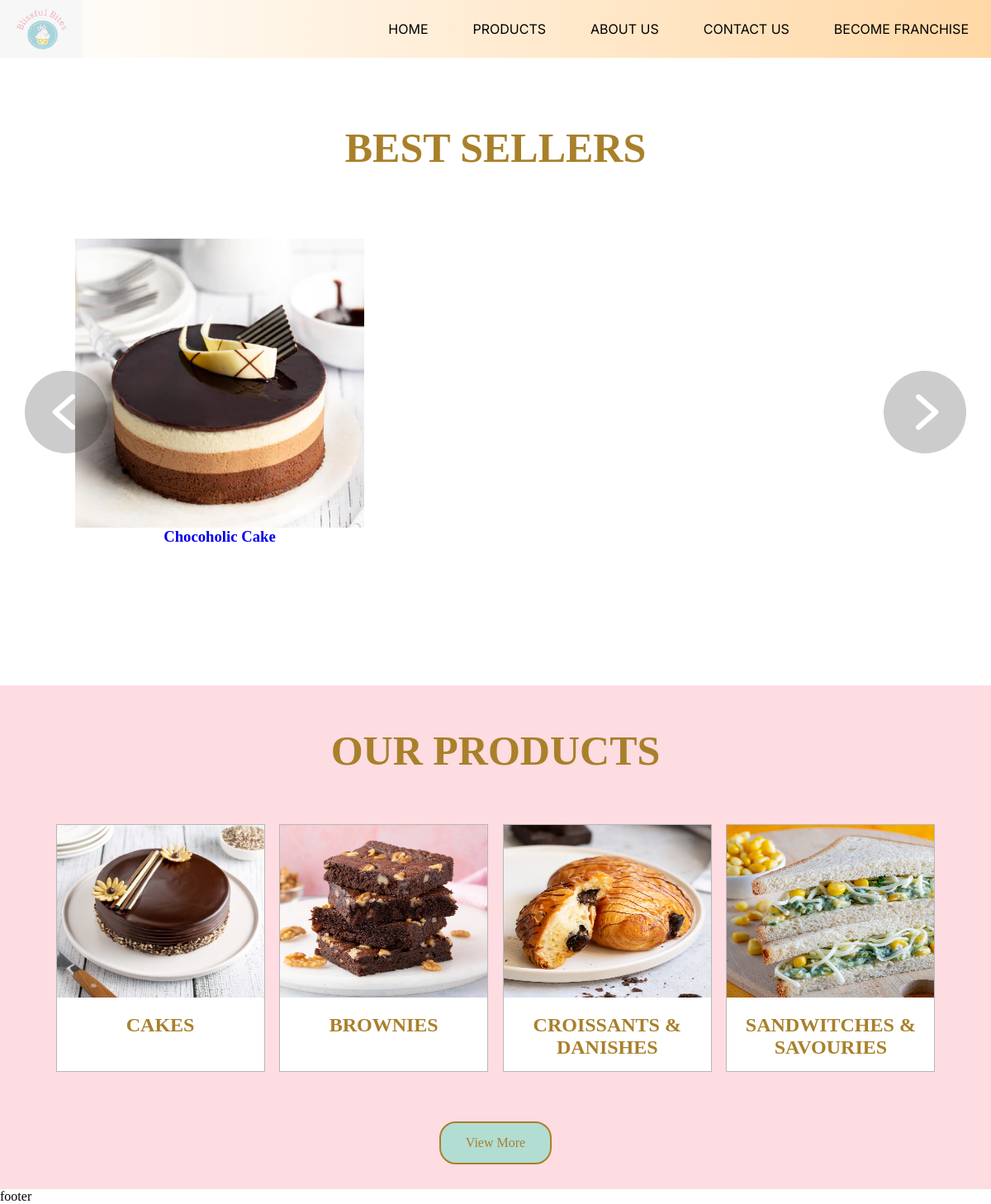
/home/, run on the app's committed database.
### Products/models.py (models this page shows)
class Product(models.Model):
    name = models.CharField(max_length=80)
    price = models.IntegerField()
    category = models.ForeignKey(Category,on_delete=models.CASCADE,default=1)
    description = models.CharField(max_length=300)
    quantity_desc = models.CharField(max_length=30,default="1pc")
    product_image = models.ImageField(upload_to="products/",max_length=300,null=True,default=None)

class Category(models.Model):
    name = models.CharField(max_length=50,primary_key=True)
    thumbnail_image = models.ImageField(upload_to="categories/",max_length=300,null=True,default=None)
    description = models.CharField(max_length=250,null=True)

### blissfull_bites/views.py (the view)
# urls.py: path("home/", views.homePage, name="home"),
def homePage(req):
    cats = Category.objects.all()[:4]
    best_sellers = []
    orders = Order_Products.objects.values('product_id').annotate(total_quantity=Sum('quantity')).order_by('-total_quantity')
    for order in orders:
        best_sellers.append(Product.objects.get(pk=order['product_id']))
    return render(req,"home.html/",{'categories':cats, "bestSellers":best_sellers[:10],'loginID': req.session.get('email')})

### templates/home.html (shortened to what this page needs)
<!DOCTYPE html>
<html lang="en">
<head>
    <link rel="stylesheet" type="text/css"
        href="https://cdnjs.cloudflare.com/ajax/libs/font-awesome/6.5.1/css/all.min.css">
    <link rel="stylesheet" type="text/css" href="/static/styles/header.css">
    <link rel="stylesheet" type="text/css" href="/static/styles/footer.css">
    <link rel="stylesheet" type="text/css" href="/static/styles/slider.css">
    <link rel="stylesheet" type="text/css" href="/static/styles/categories.css">
</head>
<body>
    {% include 'header.html' %}
    <div class="container" style="background: none;">
        <h1>best sellers</h1>
        <div class="product">
            <button class="pre-btn"><img src="/static/images/right.png" width="100px" height="100px" alt=""></button>
            <button class="nxt-btn"><img src="/static/images/left.png" width="100px" height="100px" alt=""></button>
            <div class="product-container">
                {% for product in bestSellers %}
                <div class="product-card">
                    <a href="/productDetails/{{product.id}}">
                        <div class="product-image">
                            <img src="/media/{{product.product_image}}" class="product-thumb">
                        </div>
                        <h3 class="product-name">{{product.name}}</h3>
                    </a>
                </div>
                {% endfor %}
            </div>
        </div>
    </div>
    <div class="container">
        <h1>Our products</h1>
        <div class="categories">
            {% for c in categories %}
            <a href="/products/{{c.name}}" class="category-link">
                <img src="/media/{{c.thumbnail_image}}" class="category-thumbnail">
                <div class="category-desc">
                    <h2 class="category-name">{{c.name}}</h2>
                </div>
            </a>
            {% endfor %}
        </div>
        <a href="{% url 'categories' %}" class="view-more">View More</a>
    </div>
    {% include 'footer.html' %}
</body>
</html>

### static/styles/slider.css (style rules this page uses)
.product { position: relative; overflow: hidden; padding: 20px; }
.product-container { padding: 41px; display: flex; overflow-x: auto; scroll-behavior: smooth; }
.product-card { flex: 0 0 auto; width: 350px; height: 420px; margin-right: 40px; }
.product-image { position: relative; width: auto; height: 350px; overflow: hidden; max-width: 100%; }
.product-thumb { width: 100%; height: 100%; object-fit: cover; }
.pre-btn, .nxt-btn { border: none; width: -50vw; height: 100%; position: absolute; top: 0; display: flex; justify-content: center; align-items: center; background: linear-gradient(90deg, rgba(255, 255, 255, 0) 0%, #fff 100%); cursor: pointer; z-index: 8; }
.pre-btn { left: 0; transform: rotate(180deg); }
.nxt-btn { right: 0; }
.pre-btn img, .nxt-btn img { opacity: 0.2; }

### static/styles/categories.css (style rules this page uses)
.container { background-color: #b1ddd3; padding: 100px; text-align: center; margin-top: 30px; }
.top-content h1, .container h1 { font-size: 50px; text-transform: uppercase; margin: 20px; color: #a9802a; }
.categories { display: flex; justify-content: space-evenly; flex-flow: row wrap; margin: 50px 0px; text-align: center; padding: 0 20px; }
.category-link { width: 23%; height: 300px; margin: 10px 0; text-decoration: none; text-transform: uppercase; color: #a9802a; border: 1px solid #b7b7b7; background-color: #fff; display: flex; flex-flow: column; }
.category-link .category-thumbnail { width: auto; height: 70%; max-width: 100%; }
.category-link .category-desc { padding: 20px; height: 50%; }

### static/styles/universal.css (style rules this page uses)
* { margin: 0; padding: 0; box-sizing: border-box; }
body { position: relative; }
a { text-decoration: none; }

### templates/home.html (style rules this page uses)
.container { background-color: #fbbcc683; padding: 30px; }
.view-more { display: block; margin: auto; text-align: center; text-decoration: none; background-color: #b2ddd3; color: #a9802a; border: 2px solid #a9802a; border-radius: 20px; padding: 15px 30px; width: max-content; }

### data on the page
Product: product_image (picture), name "Chocoholic Cake"
Category: thumbnail_image (picture), name "CAKES"
Category: thumbnail_image (picture), name "BROWNIES"
Category: thumbnail_image (picture), name "CROISSANTS & DANISHES"
Category: thumbnail_image (picture), name "SANDWITCHES & SAVOURIES"
